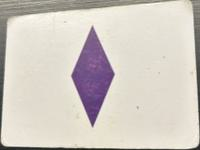
#> input picture data/cropped/3113/2.jpg, 200 x 150 px
$ python -i find_cards.py   (imports and definitions only)
#> lines starting #> are read from the running program, lines starting #| are printed output that depends on the picture; after the words box and inside, x2 and y2 are one past the last pixel; in counts of white or black regions, pixels touching at a corner belong together
import cv2 as cv
import numpy as np
import os

# redo 2313, 2311, 2322, 2332 (25), 3113 (22), 3133(25), 3211 (THE ENTIRE FOLDER :SKULL:), 3221, 3222, 3311
# remember to chainge from most compatible images
# [90 lines left out: functions cropImage, gray_img_convert, not called in this run]

def canny(gray_img):
    blurred = cv.GaussianBlur(gray_img, (7, 7), 0)
    edges = cv.Canny(blurred, threshold1=50, threshold2=150)

    contours, _ = cv.findContours(
        edges,
        cv.RETR_EXTERNAL,
        cv.CHAIN_APPROX_SIMPLE
    )

    canny_contours = cv.drawContours(
        image = edges.copy(),
        contours = contours,
        contourIdx = -1,
        color = (255, 0, 0),
        thickness = 3,
        lineType = cv.LINE_AA
    )
    return contours


input_path = '../data/3113'

files = os.listdir(input_path)
sorted_files = sorted(files,
                    key=lambda x: int(os.path.splitext(os.path.basename(x))[0]))
# [4 lines not run here, left out]


# [16 lines of commented-out code are left out]

>>> import cv2
>>> picture = cv2.imread('../data/cropped/3113/2.jpg', cv2.IMREAD_GRAYSCALE)
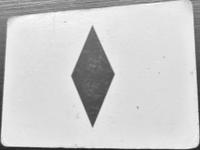
#> picture: shape (150, 200); min 24, max 255, mean 204.4
>>> result = canny(picture)
#> in canny, `blurred = cv.GaussianBlur(gray_img, (7, 7), 0)`:
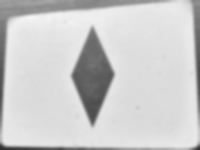
#> blurred: shape (150, 200); min 46, max 245, mean 204.8
#> in canny, `edges = cv.Canny(blurred, threshold1=50, threshold2=150)`:
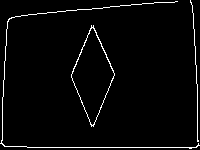
#> edges: shape (150, 200); 3% white in thin lines or dots
#> in canny, `contours, _ = cv.findContours( edges, cv.RETR_EXTERNAL, cv.CHAIN_APPRO..`: contours = 3 contours, 2 with area under 20; largest, box (x1, y1, x2, y2) and area: (71, 25, 115, 127) 2266
#> (the run stopped early here; a loop or call above may not have finished)
